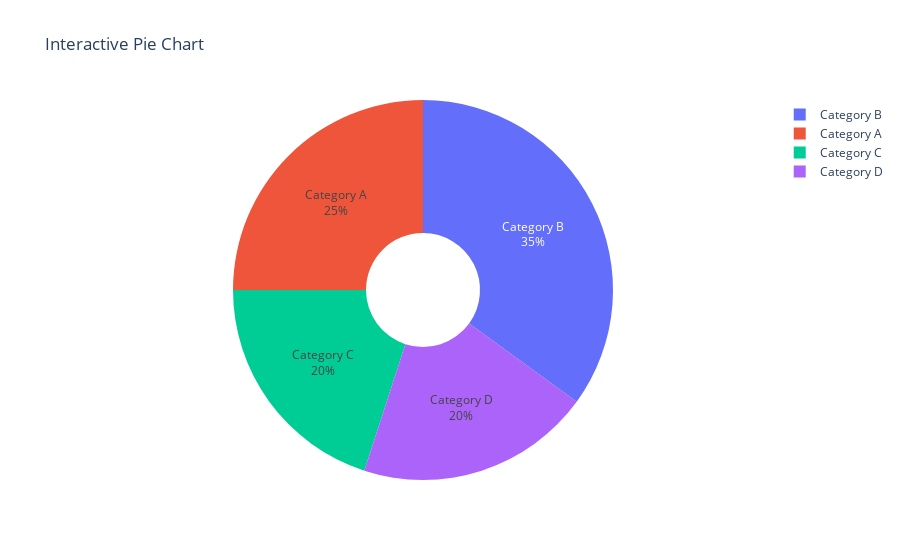

Source (notebook cell):
### Markdown cell above
### 21. Using Plotly, create an interactive pie chart of randomly generated data, add labels and percentages, set the title as 'Interactive Pie Chart'.

### Code cell
import plotly.graph_objs as go
from plotly.offline import plot

labels = ['Category A', 'Category B', 'Category C', 'Category D']
values = [25, 35, 20, 20]

fig = go.Figure(data=[go.Pie(labels=labels, values=values, textinfo='label+percent', hole=0.3)])

fig.update_layout(title='Interactive Pie Chart')
iplot(fig)

### Figure 1 — Plotly figure (JSON) as saved in the notebook; plotly's stock layout.template omitted (floating-point values rounded to 4 significant figures)
{"data": [{"hole": 0.3, "labels": ["Category A", "Category B", "Category C", "Category D"], "textinfo": "label+percent", "type": "pie", "values": [25, 35, 20, 20]}], "layout": {"autosize": true, "title": {"text": "Interactive Pie Chart"}}}
